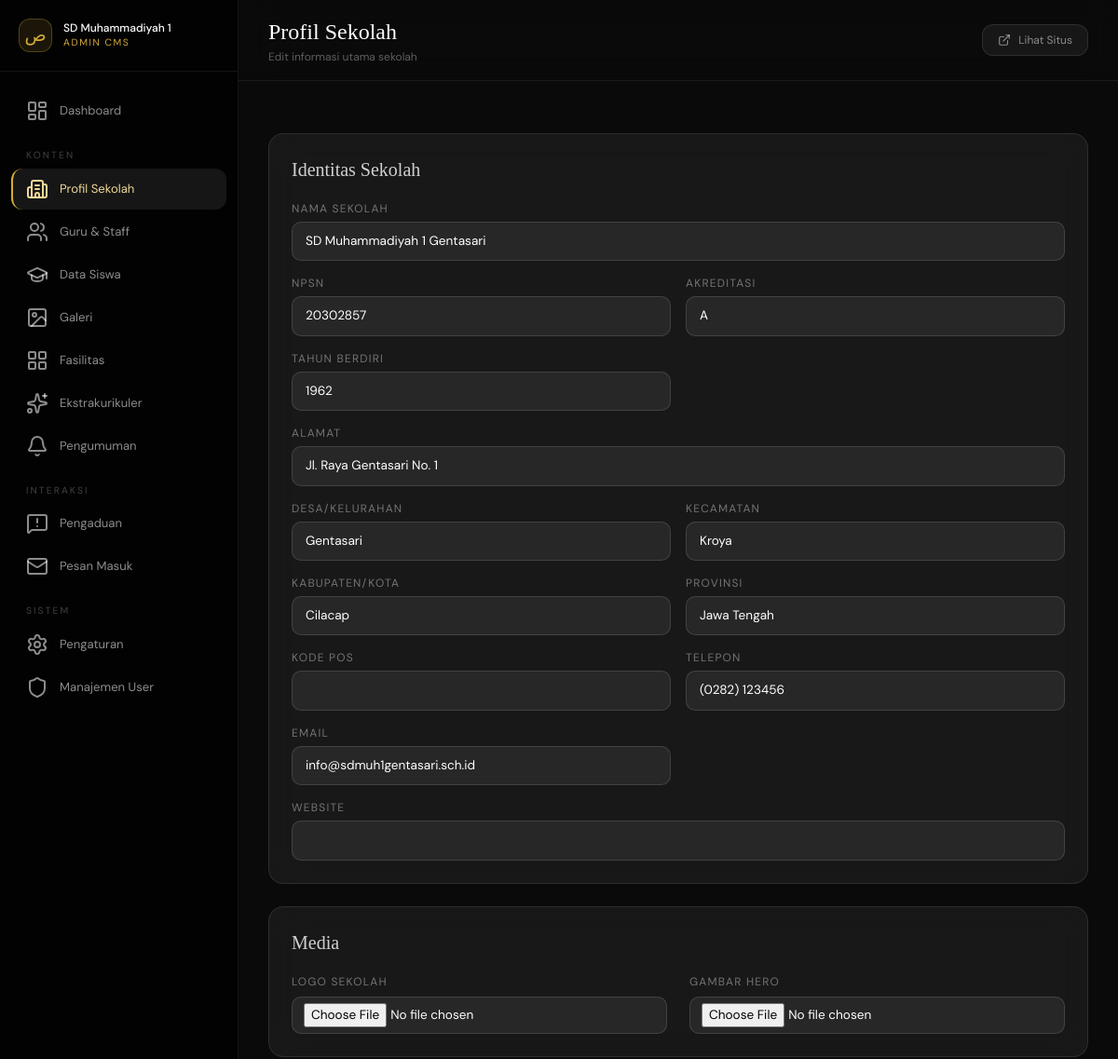
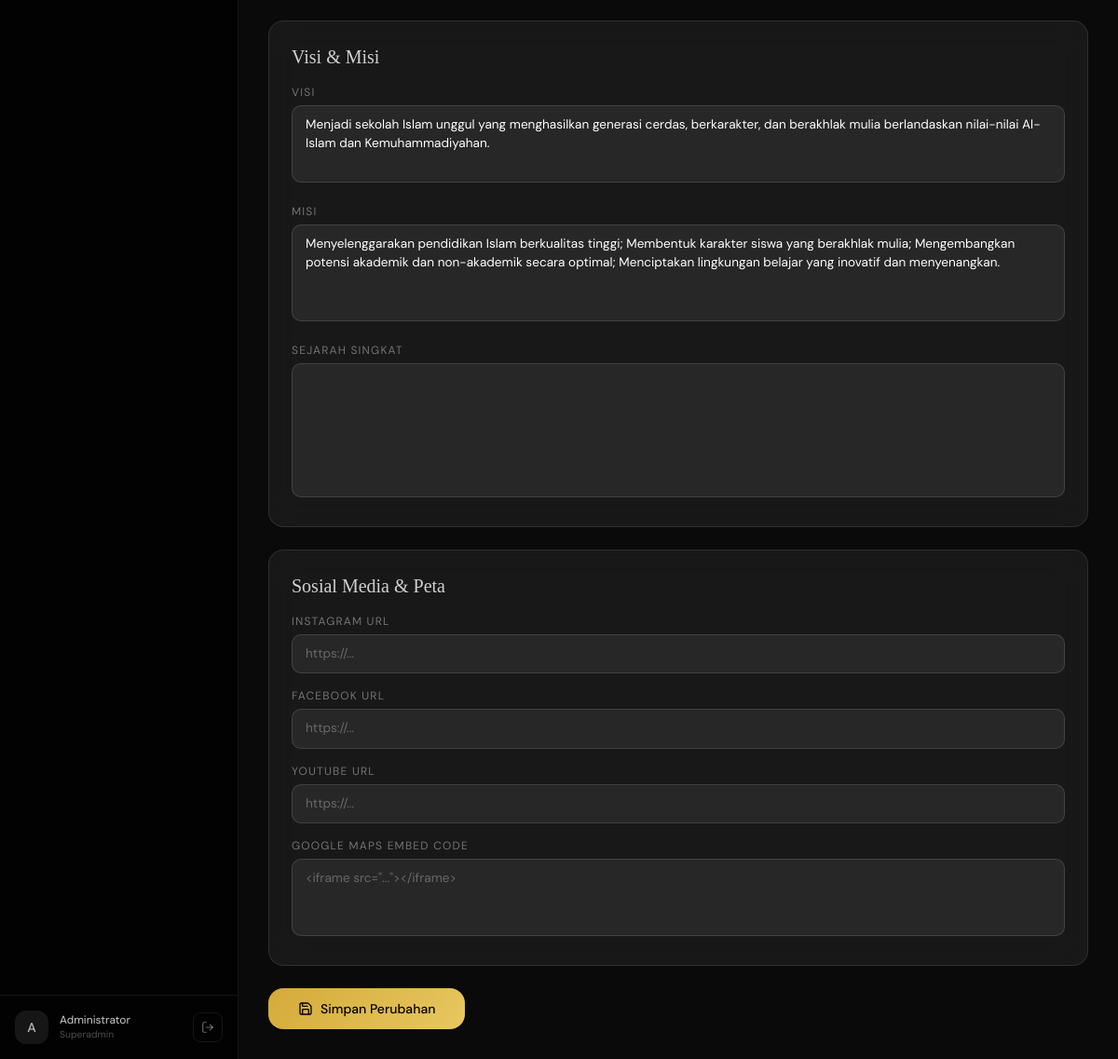
The page /admin/pages/profile.php (signed in) on the database its author committed (2 pictures, top to bottom).
### tables this page shows
CREATE TABLE `school_profile` (
  `id`            INT UNSIGNED AUTO_INCREMENT PRIMARY KEY,
  `school_name`   VARCHAR(200) NOT NULL,
  `npsn`          VARCHAR(20)  DEFAULT NULL,
  `address`       TEXT         DEFAULT NULL,
  `village`       VARCHAR(100) DEFAULT NULL,
  `district`      VARCHAR(100) DEFAULT NULL,
  `city`          VARCHAR(100) DEFAULT NULL,
  `province`      VARCHAR(100) DEFAULT NULL,
  `postal_code`   VARCHAR(10)  DEFAULT NULL,
  `phone`         VARCHAR(30)  DEFAULT NULL,
  `email`         VARCHAR(120) DEFAULT NULL,
  `website`       VARCHAR(200) DEFAULT NULL,
  `logo`          VARCHAR(255) DEFAULT NULL,
  `hero_image`    VARCHAR(255) DEFAULT NULL,
  `visi`          TEXT         DEFAULT NULL,
  `misi`          TEXT         DEFAULT NULL,
  `sejarah`       LONGTEXT     DEFAULT NULL,
  `akreditasi`    VARCHAR(10)  DEFAULT NULL,
  `tahun_berdiri` YEAR         DEFAULT NULL,
  `facebook`      VARCHAR(200) DEFAULT NULL,
  `instagram`     VARCHAR(200) DEFAULT NULL,
  `youtube`       VARCHAR(200) DEFAULT NULL,
  `maps_embed`    TEXT         DEFAULT NULL,
  `updated_at`    TIMESTAMP    DEFAULT CURRENT_TIMESTAMP ON UPDATE CURRENT_TIMESTAMP
);

### includes/config.php (called while the page is built, shortened)
<?php
class Database {
    private static ?PDO $instance = null;
    public static function getInstance(): PDO {
        if (self::$instance === null) {
            $dsn = sprintf('mysql:host=%s;port=%s;dbname=%s;charset=%s',
                DB_HOST, DB_PORT, DB_NAME, DB_CHARSET);
            try {
                self::$instance = new PDO($dsn, DB_USER, DB_PASS, [
                    PDO::ATTR_ERRMODE            => PDO::ERRMODE_EXCEPTION,
                    PDO::ATTR_DEFAULT_FETCH_MODE => PDO::FETCH_ASSOC,
                    PDO::ATTR_EMULATE_PREPARES   => false,
                    PDO::MYSQL_ATTR_INIT_COMMAND => "SET NAMES utf8mb4 COLLATE utf8mb4_unicode_ci",
                ]);
            } catch (PDOException $e) {
                if (APP_ENV === 'development') {
                    die('<pre style="color:red">DB Error: ' . $e->getMessage() . '</pre>');
                }
                die('Service temporarily unavailable. Please try again later.');
            }
        }
        return self::$instance;
    }
}
function db(): PDO { return Database::getInstance(); }
function e(string $str): string {
    return htmlspecialchars($str, ENT_QUOTES | ENT_HTML5, 'UTF-8');
}

### admin/pages/profile.php (the view, shortened to what this page needs)
<?php
try { $p=db()->query("SELECT * FROM school_profile LIMIT 1")->fetch()??[]; }
catch(Exception $e){ $p=[]; }
require_once __DIR__ . '/../includes/admin_head.php';
?>
<form method="POST" enctype="multipart/form-data" class="space-y-6 max-w-4xl">
  <div class="glass rounded-2xl p-6">
    <h3 class="font-display text-xl text-white/80 font-light mb-5">Identitas Sekolah</h3>
    <div class="grid sm:grid-cols-2 gap-4">
      <?php
      $fields=[
        ['school_name','Nama Sekolah','text',2],['npsn','NPSN','text',1],
        ['akreditasi','Akreditasi','text',1],['tahun_berdiri','Tahun Berdiri','number',1],
        ['address','Alamat','text',2],['village','Desa/Kelurahan','text',1],
        ['district','Kecamatan','text',1],['city','Kabupaten/Kota','text',1],
        ['province','Provinsi','text',1],['postal_code','Kode Pos','text',1],
        ['phone','Telepon','text',1],['email','Email','email',1],
        ['website','Website','url',2],
      ];
      foreach($fields as [$n,$l,$t,$span]): ?>
      <div class="<?= $span===2?'sm:col-span-2':'' ?>">
        <label class="block text-xs tracking-widest uppercase mb-1.5 text-white/40"><?= $l ?></label>
        <input type="<?= $t ?>" name="<?= $n ?>" value="<?= e($p[$n]??'') ?>" class="input-g">
      </div>
      <?php endforeach; ?>
    </div>
  </div>
  <div class="glass rounded-2xl p-6">
    <h3 class="font-display text-xl text-white/80 font-light mb-5">Media</h3>
    <div class="grid sm:grid-cols-2 gap-6">
      <div>
        <label class="block text-xs tracking-widest uppercase mb-2 text-white/40">Logo Sekolah</label>
        <input type="file" name="logo" accept="image/*" class="input-g" style="padding:6px 12px">
      </div>
      <div>
        <label class="block text-xs tracking-widest uppercase mb-2 text-white/40">Gambar Hero</label>
        <input type="file" name="hero_image" accept="image/*" class="input-g" style="padding:6px 12px">
      </div>
    </div>
  </div>
  <div class="glass rounded-2xl p-6 space-y-4">
    <h3 class="font-display text-xl text-white/80 font-light">Visi &amp; Misi</h3>
    <div><label class="block text-xs tracking-widest uppercase mb-1.5 text-white/40">Visi</label><textarea name="visi" rows="3" class="input-g resize-none"><?= e($p['visi']??'') ?></textarea></div>
    <div><label class="block text-xs tracking-widest uppercase mb-1.5 text-white/40">Misi</label><textarea name="misi" rows="4" class="input-g resize-none"><?= e($p['misi']??'') ?></textarea></div>
    <div><label class="block text-xs tracking-widest uppercase mb-1.5 text-white/40">Sejarah Singkat</label><textarea name="sejarah" rows="6" class="input-g resize-none"><?= e($p['sejarah']??'') ?></textarea></div>
  </div>
  <div class="glass rounded-2xl p-6 space-y-4">
    <h3 class="font-display text-xl text-white/80 font-light">Sosial Media &amp; Peta</h3>
    <?php foreach([['instagram','Instagram URL'],['facebook','Facebook URL'],['youtube','YouTube URL']] as [$n,$l]): ?>
    <div><label class="block text-xs tracking-widest uppercase mb-1.5 text-white/40"><?= $l ?></label><input type="url" name="<?= $n ?>" value="<?= e($p[$n]??'') ?>" class="input-g" placeholder="https://..."></div>
    <?php endforeach; ?>
    <div><label class="block text-xs tracking-widest uppercase mb-1.5 text-white/40">Google Maps Embed Code</label><textarea name="maps_embed" rows="3" class="input-g resize-none" placeholder='&lt;iframe src="..."&gt;&lt;/iframe&gt;'><?= e($p['maps_embed']??'') ?></textarea></div>
  </div>
  <button type="submit" class="px-8 py-3 rounded-2xl font-medium text-sm text-black transition-all hover:scale-105 hover:shadow-[0_8px_30px_rgba(212,170,58,.4)] flex items-center gap-2" style="background:linear-gradient(135deg,#d4aa3a,#e8c860)">
    <i data-lucide="save" style="width:16px;height:16px"></i> Simpan Perubahan
  </button>
</form>
</div></main></div>
</body></html>

### admin/includes/admin_head.php (style rules this page uses)
* { font-family:'DM Sans',sans-serif }
h1,h2,.font-display { font-family:'Cormorant Garamond',serif }
body { background:#0a0a0a;color:#fff }
.glass { background:rgba(255,255,255,.06);backdrop-filter:blur(16px);-webkit-backdrop-filter:blur(16px);border:1px solid rgba(255,255,255,.1) }
.input-g { background:rgba(255,255,255,.07);border:1px solid rgba(255,255,255,.12);color:#fff;border-radius:10px;padding:10px 14px;font-size:.85rem;width:100%;transition:all .25s }
.input-g::placeholder { color:rgba(255,255,255,.3) }

### rows shown on the page
school_profile: school_name "SD Muhammadiyah 1 Gentasari", npsn "20302857", akreditasi "A", tahun_berdiri "1962", address "Jl. Raya Gentasari No. 1", village "Gentasari", district "Kroya", city "Cilacap", province "Jawa Tengah", phone "(0282) 123456", email "info@sdmuh1gentasari.sch.id", visi "Menjadi sekolah Islam unggul yang menghasilkan generasi cerdas, berkarakter, dan berakhlak mulia berlandaskan nilai-nilai Al-Islam dan Kemuhammadiyahan.", misi "Menyelenggarakan pendidikan Islam berkualitas tinggi; Membentuk karakter siswa yang berakhlak mulia; Mengembangkan potensi akademik dan non-akademik secara optimal; Menciptakan lingkungan belajar yang inovatif dan menyenangkan."

### other values the page prints
$label "Dashboard Profil Sekolah Guru & Staff Data Siswa Galeri Fasilitas Ekstrakurikuler Pengumuman Pengaduan Pesan Masuk Pengaturan Manajemen User"
substr($_SESSION['admin_name'],0,1) "A"
$_SESSION['admin_name'] "Administrator"
$_SESSION['admin_role'] "Superadmin"
$pageTitle "Profil Sekolah"
$pageSubtitle "Edit informasi utama sekolah"
$l "NAMA SEKOLAH"
$l "NPSN"
$l "AKREDITASI"
$l "TAHUN BERDIRI"
$l "ALAMAT"
$l "DESA/KELURAHAN"
$l "KECAMATAN"
$l "KABUPATEN/KOTA"
$l "PROVINSI"
